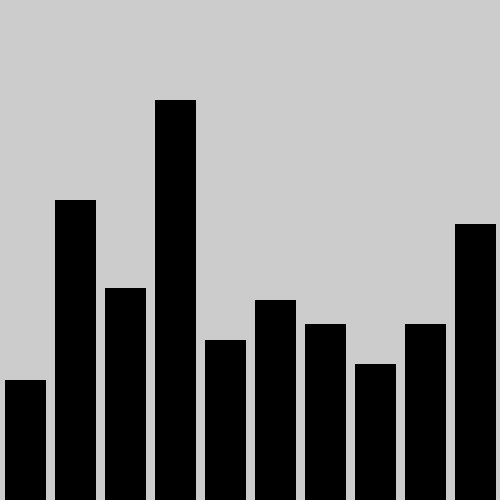
Frame 1 (no input)
Frame 2 (the mouse pressed at the canvas centre, redrawn once): identical to frame 1, image omitted

The Processing sketch that drew this single still picture (run headless with seeded random() and noise(); the mouse was pressed at the canvas centre and the sketch redrawn once):

// Processing sketch: ArraysAndForLoops
// ── ArraysAndForLoops.pde
int[] listOfData = { 
  30, 75, 53, 79, 40, 50, 44, 34, 44, 69
};

void setup() {
   size(500,500); 
   fill(0);
   listOfData[3] = 100; // ändra värdet på ett element
   print(listOfData[4]); // läs enskilt värde. 
}

void draw() {
  // Läs ett listelement varje gång genom loopen 
  // skriv ut en rektangel i varje loop
  for (int i = 0; i < listOfData.length; i++) {
    rect(i*50+5, height, 40, -listOfData[i]*4);
    println(listOfData[i]);
  }

  // loopen körs bara en gång
  noLoop(); 
}
